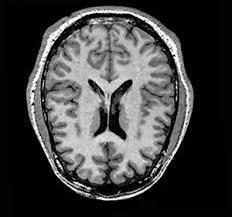
#> input picture no1482.jpg, 232 x 217 px, found by its file name
$ python Brain_MRI_Contouring.py
#> lines starting #> are read from the running program, lines starting #| are printed output that depends on the picture; after the words box and inside, x2 and y2 are one past the last pixel; in counts of white or black regions, pixels touching at a corner belong together; long printed decimals are rounded
import cv2
import numpy as np
from skimage import measure
import matplotlib.pyplot as plt

# Load the MRI image and convert to grayscale
image_path = 'F:/Brain Tumor Detection/Dataset/brain_tumor_dataset/no/no1482.jpg'  # Path to your MRI image
image = cv2.imread(image_path, cv2.IMREAD_GRAYSCALE)
#> image is the input picture: shape (217, 232); min 0, max 255, mean 65.6

# Apply a threshold to create a binary image
_, thresh = cv2.threshold(image, 127, 255, cv2.THRESH_BINARY)
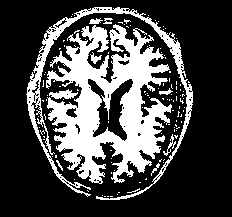
#> thresh: shape (217, 232); 27.8% white; 120 white regions (110 under 20 px)

# Find contours of the thresholded image
contours, _ = cv2.findContours(thresh, cv2.RETR_EXTERNAL, cv2.CHAIN_APPROX_SIMPLE)
#> contours = 119 contours, 112 with area under 20; largest, box (x1, y1, x2, y2) and area: (46, 24, 172, 184) 10738, (26, 7, 193, 200) 2492, (49, 89, 78, 99) 132, (90, 52, 102, 64) 42, (89, 18, 103, 24) 34, (159, 88, 173, 95) 29, (163, 134, 176, 156) 26

# Assuming the largest contour corresponds to the brain region
contour = max(contours, key=cv2.contourArea)
#> contour = contour of 1257 points, box (x1, y1, x2, y2) (46, 24, 172, 184), area 10738

# Contour-based shape descriptors
perimeter = cv2.arcLength(contour, True)  # Perimeter of the contour
#> perimeter = 2249.7
x, y, w, h = cv2.boundingRect(contour)
#> x = 46; y = 24; w = 126; h = 160
aspect_ratio = float(w) / h  # Aspect Ratio
#> aspect_ratio = 0.787
area_contour = cv2.contourArea(contour)
#> area_contour = 10738
hull = cv2.convexHull(contour)
#> hull = contour of 35 points, box (x1, y1, x2, y2) (46, 24, 172, 184), area 16252
hull_area = cv2.contourArea(hull)
#> hull_area = 16252.5
solidity = float(area_contour) / hull_area  # Solidity
#> solidity = 0.661

# Region-based shape descriptors
M = cv2.moments(contour)
#> M = moments, m00 10738, centre m10/m00, m01/m00 = (108.4, 104.6)
centroid_x = int(M['m10'] / M['m00'])
#> centroid_x = 108
centroid_y = int(M['m01'] / M['m00'])
#> centroid_y = 104
extent = area_contour / (w * h)  # Extent
#> extent = 0.533

# Skimage for region properties (eccentricity)
label_image = measure.label(thresh)
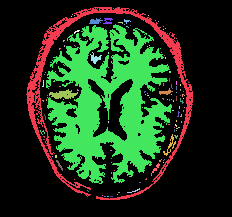
#> label_image: shape (217, 232) int64; 121 distinct labels, from 0 to 120; one colour per label, 0 black
regions = measure.regionprops(label_image)
#> regions = 120 regions; largest, box (x1, y1, x2, y2) and area: (46, 24, 172, 184) 10326, (26, 7, 193, 200) 2917, (49, 89, 78, 99) 166, (163, 134, 176, 156) 67, (90, 52, 102, 64) 62
eccentricity = regions[0].eccentricity if len(regions) > 0 else 0
#> eccentricity = 0.275

# Print out the descriptors
print(f"Contour-based descriptors:")
print(f"Perimeter: {perimeter}")
#| Perimeter: 2249.679
print(f"Aspect Ratio: {aspect_ratio}")
#| Aspect Ratio: 0.7875
print(f"Solidity: {solidity}")
#| Solidity: 0.6607
print(f"Eccentricity: {eccentricity}")
#| Eccentricity: 0.2752

print(f"\nRegion-based descriptors:")
print(f"Centroid: ({centroid_x}, {centroid_y})")
#| Centroid: (108, 104)
print(f"Extent: {extent}")
#| Extent: 0.5326

# Plot the results
plt.figure(figsize=(10, 5))
#plt.subplot(121), plt.imshow(image, cmap='gray'), plt.title('Original Image')
plt.subplot(122), plt.imshow(thresh, cmap='gray'), plt.plot(contour[:, :, 0], contour[:, :, 1], 'r'), plt.title('Contour')
plt.show()
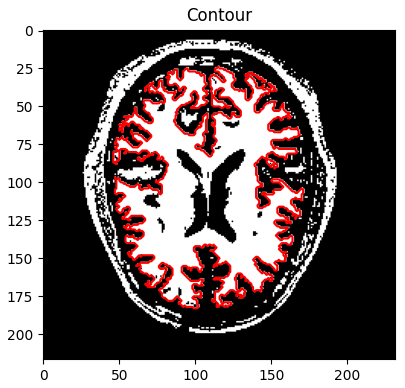
#> figure drawn by matplotlib, 1 panel

$ run again, with Saliency_Map.png saved as no1482.jpg
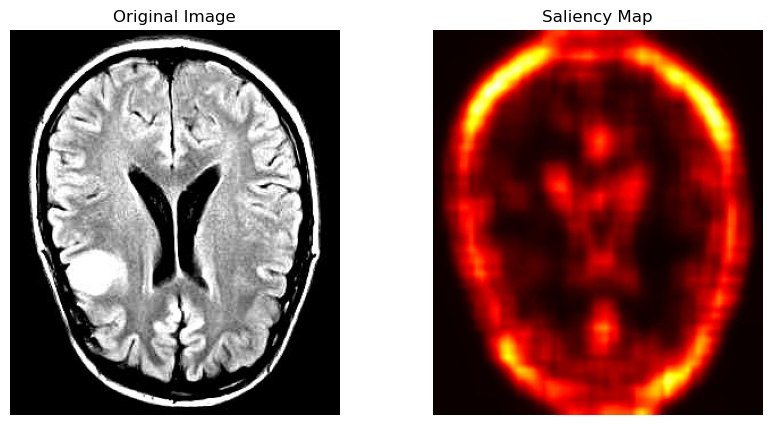
#> input picture Saliency_Map.png, 772 x 425 px, found by its file name
#> `_, thresh = cv2.threshold(image, 127, 255, cv2.THRESH_BINARY)`:
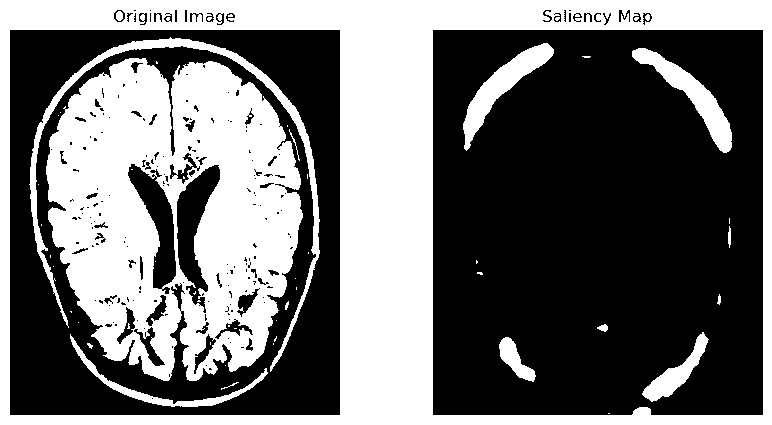
#> thresh: shape (425, 772); 43.1% white; 53 white regions (36 under 20 px)
#> contours = [[[0, 0], [0, 424], [771, 424], [771, 0]]]
#> contour = [[0, 0], [0, 424], [771, 424], [771, 0]]
#> perimeter = 2390
#> x = 0; w = 772; h = 425
#> aspect_ratio = 1.82
#> area_contour = 326904
#> hull = [[771, 0], [771, 424], [0, 424], [0, 0]]
#> hull_area = 326904
#> solidity = 1
#> M = moments, m00 326904, centre m10/m00, m01/m00 = (385.5, 212)
#> centroid_x = 385
#> centroid_y = 212
#> extent = 0.996
#> label_image: shape (425, 772) int64; 54 distinct labels, from 0 to 53
#> regions = 53 regions; largest, box (x1, y1, x2, y2) and area: (0, 0, 772, 425) 73168, (46, 58, 303, 381) 54531, (29, 37, 320, 372) 4772, (632, 48, 732, 153) 2560, (463, 43, 554, 151) 2548
#> eccentricity = 0.595
#| Perimeter: 2390.0
#| Aspect Ratio: 1.816
#| Solidity: 1.0
#| Eccentricity: 0.5954
#| Centroid: (385, 212)
#| Extent: 0.9964
#> `plt.show()`:
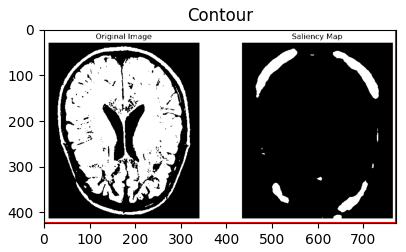
#> figure drawn by matplotlib, 1 panel
